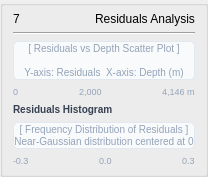
          <widget class="QGroupBox" name="grpResiduals">
           <property name="title"><string></string></property>
           <layout class="QVBoxLayout" name="s7VL">
            <property name="spacing"><number>6</number></property>
            <property name="leftMargin">
      <number>10</number>
     </property>
     <property name="topMargin">
      <number>6</number>
     </property>
     <property name="rightMargin">
      <number>10</number>
     </property>
     <property name="bottomMargin">
      <number>8</number>
     </property>
            <!-- Header -->
            <item>
             <layout class="QHBoxLayout" name="s7TitleHL">
              <property name="spacing"><number>6</number></property>
              <item>
               <widget class="QLabel" name="sec7Num">
                <property name="objectName"><string>secNum</string></property>
                <property name="text"><string>7</string></property>
               </widget>
              </item>
              <item>
               <widget class="QLabel" name="sec7Title">
                <property name="objectName"><string>secTitle</string></property>
                <property name="text"><string>Residuals Analysis</string></property>
               </widget>
              </item>
             </layout>
            </item>
            <item><widget class="QFrame" name="s7Div"><property name="frameShape"><enum>QFrame::HLine</enum></property><property name="frameShadow"><enum>QFrame::Sunken</enum></property></widget></item>
            <!-- Scatter plot placeholder -->
            <item>
             <widget class="QLabel" name="lblResidScatter">
              <property name="text"><string>[ Residuals vs Depth Scatter Plot ]&#xa;&#xa;Y-axis: Residuals  X-axis: Depth (m)</string></property>
              <property name="alignment"><set>Qt::AlignCenter</set></property>
              <property name="minimumHeight"><number>110</number></property>
              <property name="styleSheet"><string>border:1px solid #E2E8F0; border-radius:5px; background:#F8FAFC; color:#94A3B8; font-size:10px;</string></property>
             </widget>
            </item>
            <!-- Axis labels -->
            <item>
             <layout class="QHBoxLayout" name="s7AxHL">
              <property name="spacing"><number>4</number></property>
              <item><widget class="QLabel" name="lblResidXLbl"><property name="styleSheet"><string>font-size:9px;color:#94A3B8;</string></property><property name="text"><string>0</string></property></widget></item>
              <item><spacer><property name="orientation"><enum>Qt::Horizontal</enum></property><property name="sizeHint" stdset="0"><size><width>20</width><height>10</height></size></property></spacer></item>
              <item><widget class="QLabel" name="lblResidXMid"><property name="styleSheet"><string>font-size:9px;color:#94A3B8;</string></property><property name="text"><string>2,000</string></property></widget></item>
              <item><spacer><property name="orientation"><enum>Qt::Horizontal</enum></property><property name="sizeHint" stdset="0"><size><width>20</width><height>10</height></size></property></spacer></item>
              <item><widget class="QLabel" name="lblResidXMax"><property name="styleSheet"><string>font-size:9px;color:#94A3B8;</string></property><property name="text"><string>4,146 m</string></property></widget></item>
             </layout>
            </item>
            <!-- Histogram label -->
            <item>
             <widget class="QLabel" name="lblHistTitle">
              <property name="text"><string>Residuals Histogram</string></property>
              <property name="styleSheet"><string>font-size:10px;font-weight:700;color:#374151;</string></property>
             </widget>
            </item>
            <!-- Histogram placeholder -->
            <item>
             <widget class="QLabel" name="lblResidHist">
              <property name="text"><string>[ Frequency Distribution of Residuals ]&#xa;Near-Gaussian distribution centered at 0</string></property>
              <property name="alignment"><set>Qt::AlignCenter</set></property>
              <property name="minimumHeight"><number>90</number></property>
              <property name="styleSheet"><string>border:1px solid #E2E8F0; border-radius:5px; background:#F8FAFC; color:#94A3B8; font-size:10px;</string></property>
             </widget>
            </item>
            <!-- Axis labels -->
            <item>
             <layout class="QHBoxLayout" name="s7HistAxHL">
              <property name="spacing"><number>4</number></property>
              <item><widget class="QLabel" name="lblHistX1"><property name="styleSheet"><string>font-size:9px;color:#94A3B8;</string></property><property name="text"><string>-0.3</string></property></widget></item>
              <item><spacer><property name="orientation"><enum>Qt::Horizontal</enum></property><property name="sizeHint" stdset="0"><size><width>20</width><height>10</height></size></property></spacer></item>
              <item><widget class="QLabel" name="lblHistX2"><property name="styleSheet"><string>font-size:9px;color:#94A3B8;</string></property><property name="text"><string>0.0</string></property></widget></item>
              <item><spacer><property name="orientation"><enum>Qt::Horizontal</enum></property><property name="sizeHint" stdset="0"><size><width>20</width><height>10</height></size></property></spacer></item>
              <item><widget class="QLabel" name="lblHistX3"><property name="styleSheet"><string>font-size:9px;color:#94A3B8;</string></property><property name="text"><string>0.3</string></property></widget></item>
             </layout>
            </item>
           </layout>
          </widget>
